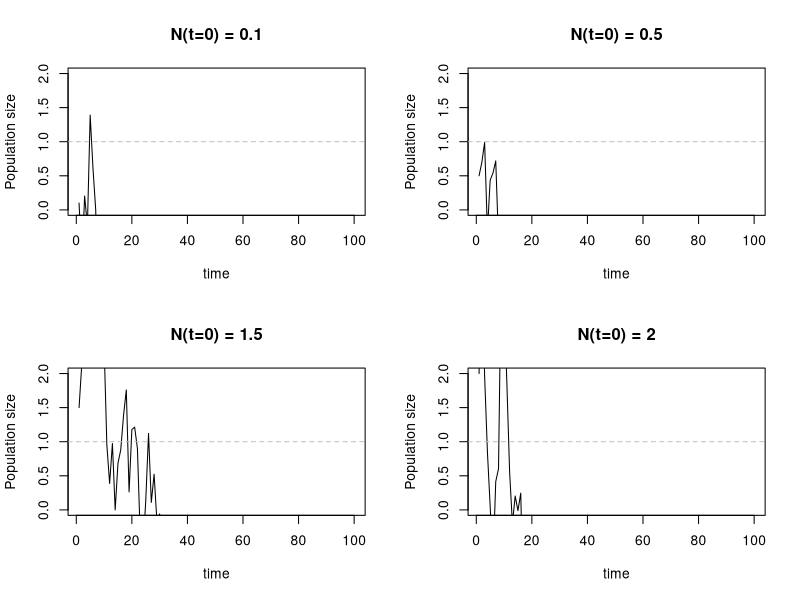

Source code (R): (Note: this script raises an error after producing the figure.)
## ---- chunk 1
# simple model of logistic growth
dNt <- function(r, N,sd=1) r * N * (1 - N) + rnorm(1,0,sd)

# iterate growth through time
Nt <- function(r, N, t) {
  for (i in 1:(t - 1)) {
    # population at next time step is population at current time + pop growth
    N[i + 1] <- N[i] + dNt(r, N[i]) 
  }
  N
}
## ---- chunk 2
t <- 100
r <- 0.1
# lets consider 4 different starting abundances (i.e., N(t=0) values)
Nt0 = c(0.1, 0.5, 1.5, 2)

par(mfrow=c(2,2))
for (i in seq_along(Nt0)) {
  plot(1:t, Nt(r, Nt0[i], t), type = 'l', xlab = 'time', ylab = 'Population size',
    main = paste('N(t=0) =', Nt0[i]), ylim =c(0, 2))
  abline(h = 1, lty = 2, col='grey')
}

## ---- chunk 3

# set starting conditions and amount of time 
t <- 1000
r <- seq(0.01, 3, .01)
Nt0 <- 0.5
# compute the population sizes across the times
e <- sapply(r, function(r) Nt(r, Nt0, t))

# only use 2nd half of times presuming those will be at equilibrium
thalf <- round(t/2)
e <- e[thalf:t, ]
t <- nrow(e)
maxE <- max(as.vector(e))


# plot simulation results

ptsize = 0.25
plot(rep(r[1], t), e[ , 1], ylim = c(0, maxE), xlim = range(r), 
     cex = ptsize, xlab = 'Population growth rate (r)', 
     ylab = 'Equilibrium abundance')
for (i in seq_along(r)) {
  points(rep(r[i], t), e[ , i], cex = ptsize)  
}
abline(h = 1, col='grey', lty=2)
